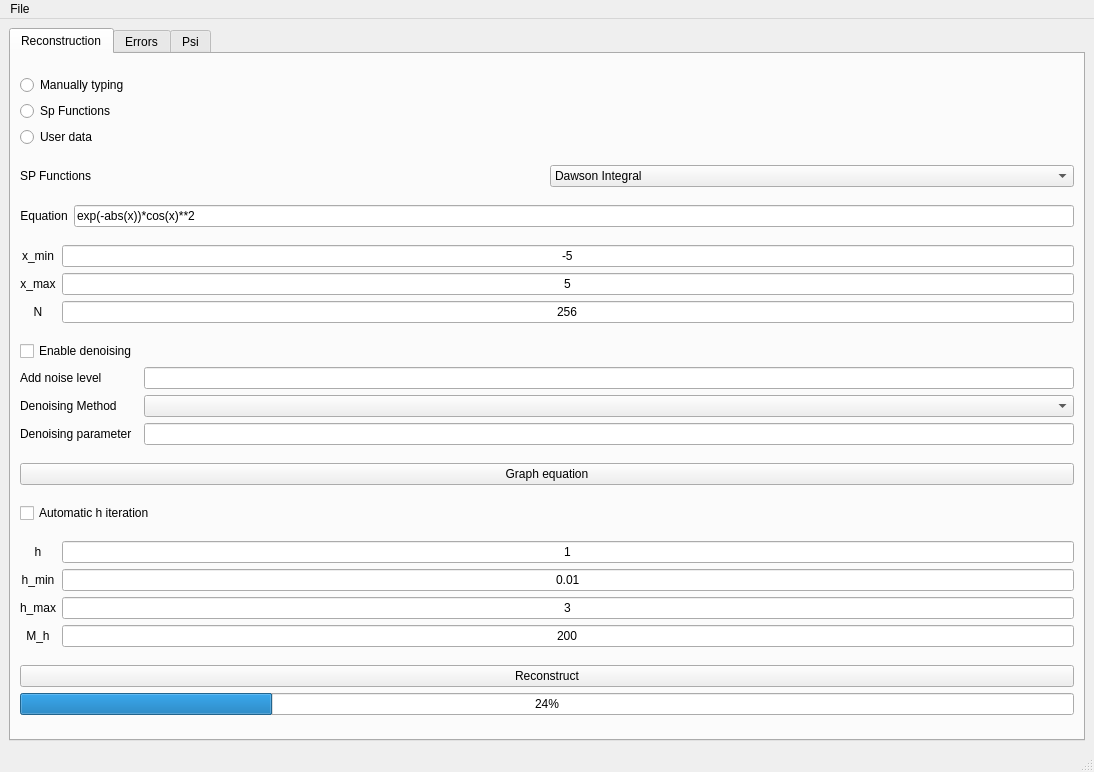
<?xml version="1.0" encoding="UTF-8"?>
<ui version="4.0">
 <class>MainWindow</class>
 <widget class="QMainWindow" name="MainWindow">
  <property name="geometry">
   <rect>
    <x>0</x>
    <y>0</y>
    <width>1094</width>
    <height>772</height>
   </rect>
  </property>
  <property name="windowTitle">
   <string>MainWindow</string>
  </property>
  <widget class="QWidget" name="centralwidget">
   <layout class="QGridLayout" name="gridLayout_3">
    <item row="0" column="0">
     <layout class="QHBoxLayout" name="horizontalLayout_5">
      <item>
       <widget class="QTabWidget" name="tabWidget">
        <property name="currentIndex">
         <number>0</number>
        </property>
        <widget class="QWidget" name="tab">
         <attribute name="title">
          <string>Reconstruction</string>
         </attribute>
         <layout class="QGridLayout" name="gridLayout_4">
          <item row="7" column="0">
           <layout class="QGridLayout" name="gridLayout_2">
            <item row="3" column="0">
             <widget class="QLabel" name="label_6">
              <property name="text">
               <string>M_h</string>
              </property>
              <property name="alignment">
               <set>Qt::AlignCenter</set>
              </property>
             </widget>
            </item>
            <item row="0" column="0">
             <widget class="QLabel" name="label_9">
              <property name="text">
               <string>h</string>
              </property>
              <property name="alignment">
               <set>Qt::AlignCenter</set>
              </property>
             </widget>
            </item>
            <item row="2" column="0">
             <widget class="QLabel" name="label_3">
              <property name="text">
               <string>h_max</string>
              </property>
              <property name="alignment">
               <set>Qt::AlignCenter</set>
              </property>
             </widget>
            </item>
            <item row="1" column="0">
             <widget class="QLabel" name="label">
              <property name="text">
               <string>h_min</string>
              </property>
              <property name="alignment">
               <set>Qt::AlignCenter</set>
              </property>
             </widget>
            </item>
            <item row="1" column="1">
             <widget class="QLineEdit" name="lineEditHmin">
              <property name="text">
               <string>0.01</string>
              </property>
              <property name="alignment">
               <set>Qt::AlignCenter</set>
              </property>
             </widget>
            </item>
            <item row="2" column="1">
             <widget class="QLineEdit" name="lineEditHmax">
              <property name="text">
               <string>3</string>
              </property>
              <property name="alignment">
               <set>Qt::AlignCenter</set>
              </property>
             </widget>
            </item>
            <item row="3" column="1">
             <widget class="QLineEdit" name="lineEditMh">
              <property name="text">
               <string>200</string>
              </property>
              <property name="alignment">
               <set>Qt::AlignCenter</set>
              </property>
             </widget>
            </item>
            <item row="0" column="1">
             <widget class="QLineEdit" name="lineEdith">
              <property name="text">
               <string>1</string>
              </property>
              <property name="alignment">
               <set>Qt::AlignCenter</set>
              </property>
             </widget>
            </item>
           </layout>
          </item>
          <item row="2" column="0">
           <layout class="QHBoxLayout" name="horizontalLayout_2">
            <item>
             <widget class="QLabel" name="label_2">
              <property name="text">
               <string>Equation</string>
              </property>
              <property name="alignment">
               <set>Qt::AlignCenter</set>
              </property>
             </widget>
            </item>
            <item>
             <widget class="QLineEdit" name="lineEdit">
              <property name="text">
               <string>exp(-abs(x))*cos(x)**2</string>
              </property>
             </widget>
            </item>
           </layout>
          </item>
          <item row="8" column="0">
           <layout class="QVBoxLayout" name="verticalLayout_6">
            <item>
             <widget class="QPushButton" name="pushButtonReconstruct">
              <property name="text">
               <string>Reconstruct</string>
              </property>
             </widget>
            </item>
            <item>
             <widget class="QProgressBar" name="progressBar">
              <property name="value">
               <number>24</number>
              </property>
             </widget>
            </item>
           </layout>
          </item>
          <item row="6" column="0">
           <layout class="QVBoxLayout" name="verticalLayout_2">
            <item>
             <widget class="QCheckBox" name="checkBox">
              <property name="text">
               <string>Automatic h iteration</string>
              </property>
             </widget>
            </item>
           </layout>
          </item>
          <item row="4" column="0">
           <layout class="QGridLayout" name="gridLayout_10">
            <item row="3" column="1">
             <widget class="QComboBox" name="comboBox"/>
            </item>
            <item row="2" column="0">
             <widget class="QLabel" name="label_25">
              <property name="text">
               <string>Add noise level</string>
              </property>
             </widget>
            </item>
            <item row="2" column="1">
             <widget class="QLineEdit" name="lineEdit_9"/>
            </item>
            <item row="3" column="0">
             <widget class="QLabel" name="label_26">
              <property name="text">
               <string>Denoising Method</string>
              </property>
             </widget>
            </item>
            <item row="1" column="0">
             <widget class="QCheckBox" name="checkBox_3">
              <property name="text">
               <string>Enable denoising</string>
              </property>
             </widget>
            </item>
            <item row="4" column="0">
             <widget class="QLabel" name="label_27">
              <property name="text">
               <string>Denoising parameter</string>
              </property>
             </widget>
            </item>
            <item row="4" column="1">
             <widget class="QLineEdit" name="lineEdit_10"/>
            </item>
           </layout>
          </item>
          <item row="5" column="0">
           <layout class="QHBoxLayout" name="horizontalLayout_4">
            <item>
             <widget class="QPushButton" name="pushButtonGraph">
              <property name="text">
               <string>Graph equation</string>
              </property>
             </widget>
            </item>
           </layout>
          </item>
          <item row="0" column="0">
           <layout class="QVBoxLayout" name="verticalLayout">
            <item>
             <widget class="QRadioButton" name="radioButtonManual">
              <property name="text">
               <string>Manually typing</string>
              </property>
             </widget>
            </item>
            <item>
             <widget class="QRadioButton" name="radioButtonFunctions">
              <property name="text">
               <string>Sp Functions</string>
              </property>
             </widget>
            </item>
            <item>
             <widget class="QRadioButton" name="radioButtonUserData">
              <property name="text">
               <string>User data</string>
              </property>
             </widget>
            </item>
           </layout>
          </item>
          <item row="3" column="0">
           <layout class="QGridLayout" name="gridLayout">
            <item row="2" column="1">
             <widget class="QLineEdit" name="lineEditN">
              <property name="text">
               <string>256</string>
              </property>
              <property name="alignment">
               <set>Qt::AlignCenter</set>
              </property>
             </widget>
            </item>
            <item row="1" column="1">
             <widget class="QLineEdit" name="lineEditXmax">
              <property name="text">
               <string>5</string>
              </property>
              <property name="alignment">
               <set>Qt::AlignCenter</set>
              </property>
             </widget>
            </item>
            <item row="0" column="1">
             <widget class="QLineEdit" name="lineEditXmin">
              <property name="text">
               <string>-5</string>
              </property>
              <property name="alignment">
               <set>Qt::AlignCenter</set>
              </property>
             </widget>
            </item>
            <item row="0" column="0">
             <widget class="QLabel" name="label_5">
              <property name="text">
               <string>x_min</string>
              </property>
              <property name="alignment">
               <set>Qt::AlignCenter</set>
              </property>
             </widget>
            </item>
            <item row="1" column="0">
             <widget class="QLabel" name="label_7">
              <property name="text">
               <string>x_max</string>
              </property>
              <property name="alignment">
               <set>Qt::AlignCenter</set>
              </property>
             </widget>
            </item>
            <item row="2" column="0">
             <widget class="QLabel" name="label_4">
              <property name="text">
               <string>N</string>
              </property>
              <property name="alignment">
               <set>Qt::AlignCenter</set>
              </property>
             </widget>
            </item>
           </layout>
          </item>
          <item row="0" column="1" rowspan="9">
           <layout class="QVBoxLayout" name="layout_reconstruction_plot"/>
          </item>
          <item row="1" column="0">
           <layout class="QHBoxLayout" name="horizontalLayout">
            <item>
             <widget class="QLabel" name="label_8">
              <property name="text">
               <string>SP Functions</string>
              </property>
             </widget>
            </item>
            <item>
             <widget class="QComboBox" name="comboBoxFunctions">
              <item>
               <property name="text">
                <string>Dawson Integral</string>
               </property>
              </item>
              <item>
               <property name="text">
                <string>Weierstrass function</string>
               </property>
              </item>
              <item>
               <property name="text">
                <string>Rectangular pulse</string>
               </property>
              </item>
             </widget>
            </item>
           </layout>
          </item>
         </layout>
        </widget>
        <widget class="QWidget" name="tab_2">
         <property name="enabled">
          <bool>true</bool>
         </property>
         <attribute name="title">
          <string>Errors</string>
         </attribute>
        </widget>
        <widget class="QWidget" name="tab_3">
         <property name="enabled">
          <bool>true</bool>
         </property>
         <attribute name="title">
          <string>Psi</string>
         </attribute>
         <layout class="QHBoxLayout" name="horizontalLayout_6">
          <item>
           <layout class="QGridLayout" name="gridLayout_5">
            <item row="0" column="0">
             <widget class="QLabel" name="label_10">
              <property name="text">
               <string>First plot</string>
              </property>
             </widget>
            </item>
            <item row="2" column="1">
             <widget class="QLineEdit" name="lineEdit_2"/>
            </item>
            <item row="0" column="1">
             <widget class="QLineEdit" name="lineEdit_4"/>
            </item>
            <item row="2" column="0">
             <widget class="QLabel" name="label_12">
              <property name="text">
               <string>Third plot</string>
              </property>
             </widget>
            </item>
            <item row="3" column="1">
             <widget class="QPushButton" name="pushButton">
              <property name="text">
               <string>Graph</string>
              </property>
             </widget>
            </item>
            <item row="0" column="2">
             <widget class="QLabel" name="labelPlotPsi1">
              <property name="text">
               <string>TextLabel</string>
              </property>
             </widget>
            </item>
            <item row="2" column="2">
             <widget class="QLabel" name="labelPlotPsi2_2">
              <property name="text">
               <string>TextLabel</string>
              </property>
             </widget>
            </item>
            <item row="1" column="0">
             <widget class="QLabel" name="label_11">
              <property name="text">
               <string>Second plot</string>
              </property>
             </widget>
            </item>
            <item row="1" column="1">
             <widget class="QLineEdit" name="lineEdit_3"/>
            </item>
            <item row="1" column="2">
             <widget class="QLabel" name="labelPlotPsi2">
              <property name="text">
               <string>TextLabel</string>
              </property>
             </widget>
            </item>
           </layout>
          </item>
          <item>
           <layout class="QVBoxLayout" name="psiLayout"/>
          </item>
         </layout>
        </widget>
       </widget>
      </item>
     </layout>
    </item>
   </layout>
  </widget>
  <widget class="QMenuBar" name="menubar">
   <property name="geometry">
    <rect>
     <x>0</x>
     <y>0</y>
     <width>1094</width>
     <height>22</height>
    </rect>
   </property>
   <widget class="QMenu" name="menuFile">
    <property name="title">
     <string>File</string>
    </property>
    <addaction name="actionSave_eigenvalues_and_eigenfunctions"/>
    <addaction name="actionLoad_data_csv"/>
   </widget>
   <addaction name="menuFile"/>
  </widget>
  <widget class="QStatusBar" name="statusbar"/>
  <action name="actionSave_eigenvalues_and_eigenfunctions">
   <property name="text">
    <string>Save eigenvalues and eigenfunctions</string>
   </property>
  </action>
  <action name="actionLoad_data_csv">
   <property name="text">
    <string>Load data (.csv)</string>
   </property>
  </action>
 </widget>
 <resources/>
 <connections/>
</ui>
